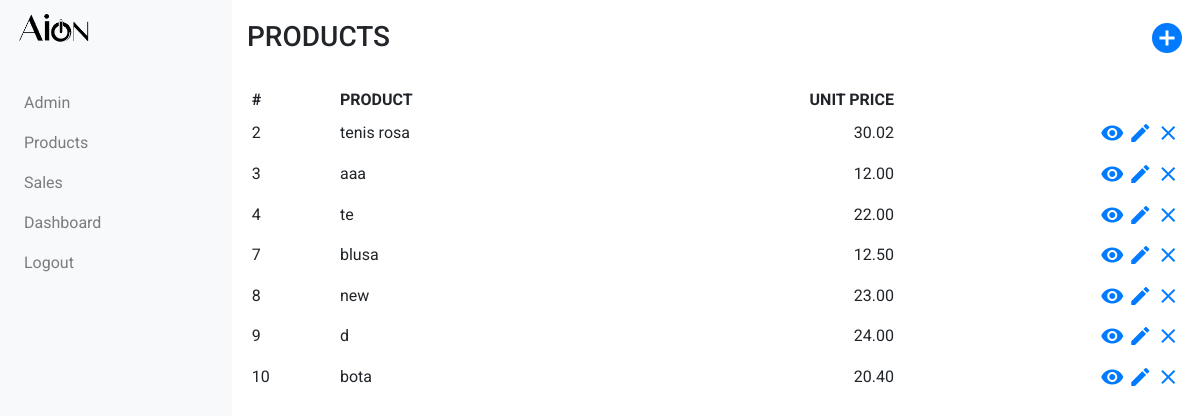
The page /sales_app/products/ on the database as committed earlier.
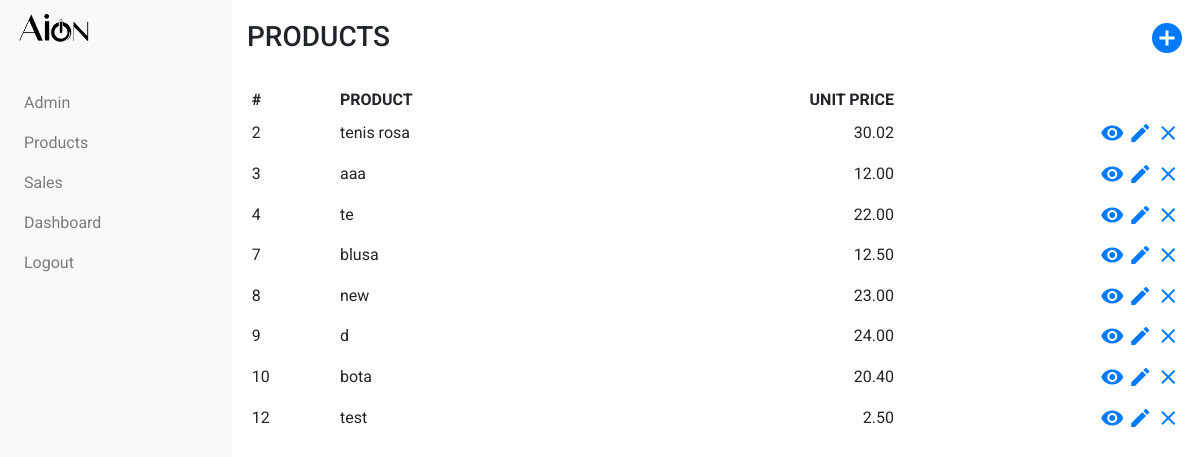
The same page on the database as committed later.
### sales_app/models.py (models this page shows, shortened)
class Product(models.Model):
    name = models.CharField(max_length=256, unique=True)
    price = models.DecimalField(decimal_places=2, max_digits=32)

### sales_app/views.py (the view)
# urls.py: path('products/', views.ProductListView.as_view(), name='products'),
class ProductListView(ListView):
    context_object_name = 'products'
    model = models.Product

### sales_app/templates/sales_app/product_list.html
{% extends "sales_app/sales_app_base.html" %}
{% block body_block %}
<div class="row page-header">
  <h3>PRODUCTS</h3>
  <a href="{% url 'sales_app:product_create' %}" class="add-item-icon"><span class="material-icons md-36">add_circle</span></a>
</div>
<table class="table table-sm table-hover table-borderless">
  <thead>
    <tr>
      <th scope="col">#</th>
      <th scope="col">PRODUCT</th>
      <th scope="col" class="col-number">UNIT PRICE</th>
      <th scope="col"></th>
    </tr>
  </thead>
  <tbody>
    {% for product in products %}
    <tr>
      <td>{{product.pk}}</td>
      <td>{{product.name}}</td>
      <td class="col-number">{{product.price}}</td>
      <td class="action-col">
        <a href="{% url 'sales_app:product_detail' pk=product.pk %}"><span class="material-icons">visibility</span></a>
        <a href="{% url 'sales_app:product_update' pk=product.pk %}"><span class="material-icons">edit</span></a>
        <a href="{% url 'sales_app:product_delete' pk=product.pk %}"><span class="material-icons">clear</span></a>
      </td>
    </tr>
    {% endfor %}
  </tbody>
</table>
{% endblock %}

Rows that differ between the two databases and show on the page:
added Product: pk "12", name "test", price "2.50"
